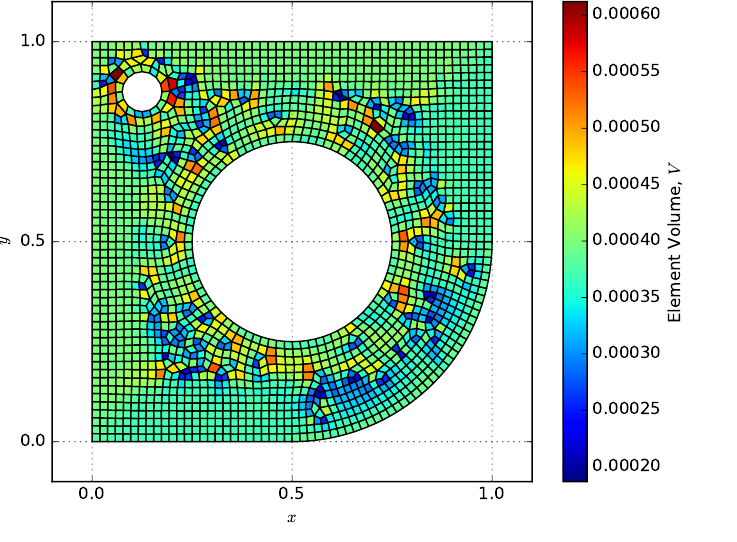

The Python source for this figure:
import argiope as ag
import numpy as np
import matplotlib.pyplot as plt
import matplotlib as mpl
import os

mpl.rcParams['grid.color'] = 'k'
mpl.rcParams['grid.linestyle'] = ':'
mpl.rcParams['grid.linewidth'] = 0.5


mesh = ag.mesh.read_msh("demo.msh")
edge_color = "black"
face_color = "blue"
edge_width = .2
"""
nodes, elements = mesh.nodes.data, mesh.elements.data
#NODES
nodes_map = np.arange(nodes.index.max()+1)
nodes_map[nodes.index] = np.arange(len(nodes.index))
nodes_map[0] = -1
coords = nodes.as_matrix()
#ELEMENTS
cols = mesh.elements._connectivity_keys()
connectivities  = elements[cols].as_matrix()
connectivities[np.isnan(connectivities)] = 0
connectivities = connectivities.astype(np.int32)
connectivities = nodes_map[connectivities]
#labels          = np.array(elements.index)
etype           = np.array(elements.etype)
#FACES

 
  
#CENTROIDS & VOLUME
centroids, volumes = [], []
for i in xrange(len(etype)):
  simplices = connectivities[i][ag.mesh.ELEMENTS[etype[i]]["simplex"]]
  simplices = np.array([ [coords[n] for n in simp] for simp in simplices])
  v = np.array([ag.mesh.tri_area(simp) for simp in simplices])
  g = np.array([simp.mean(axis=0) for simp in simplices])
  vol = v.sum()
  centroids.append((g.transpose()*v).sum(axis=1) / vol)
  volumes.append(vol)
centroids = np.array(centroids)
volumes   = np.array(volumes)
"""
patches = mesh.to_polycollection(edgecolor = "black", linewidth = .1)
cv = mesh.centroids_and_volumes()
patches.set_array(cv.volume.iloc[:,0].values)
patches.set_cmap(mpl.cm.jet)
fig = plt.figure()
ax = fig.add_subplot(1,1,1)
ax.set_aspect("equal")
ax.set_xlim(-.1, 1.1)
ax.set_ylim(-.1, 1.1)
ax.add_collection(patches)

cbar = plt.colorbar(patches)
cbar.set_label("Element Volume, $V$ ")
#plt.plot(centroids[:,0], centroids[:,1], ",k")
#plt.axis('off')
plt.xticks([0.,.5,  1.])
plt.yticks([0.,.5,  1.])
plt.xlabel("$x$")
plt.ylabel("$y$")
plt.grid()
path = "Mesh-to_polycollection.pdf"
plt.savefig(path)
os.system("pdfcrop {0} {0}".format(path))               



        
                        
